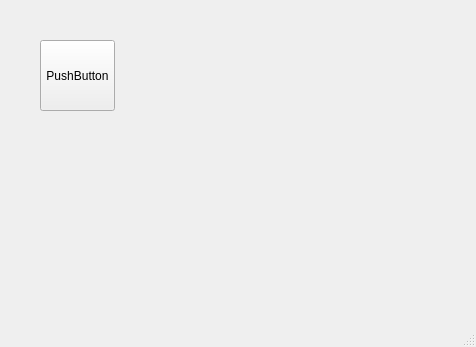
<?xml version="1.0" encoding="UTF-8"?>
<ui version="4.0">
 <class>MainWindow</class>
 <widget class="QMainWindow" name="MainWindow">
  <property name="geometry">
   <rect>
    <x>0</x>
    <y>0</y>
    <width>476</width>
    <height>347</height>
   </rect>
  </property>
  <property name="windowTitle">
   <string>MainWindow</string>
  </property>
  <widget class="QWidget" name="centralwidget">
   <widget class="QPushButton" name="pushButton">
    <property name="geometry">
     <rect>
      <x>40</x>
      <y>40</y>
      <width>75</width>
      <height>71</height>
     </rect>
    </property>
    <property name="text">
     <string>PushButton</string>
    </property>
   </widget>
  </widget>
  <widget class="QMenuBar" name="menubar">
   <property name="geometry">
    <rect>
     <x>0</x>
     <y>0</y>
     <width>476</width>
     <height>21</height>
    </rect>
   </property>
  </widget>
  <widget class="QStatusBar" name="statusbar"/>
 </widget>
 <resources/>
 <connections/>
</ui>
